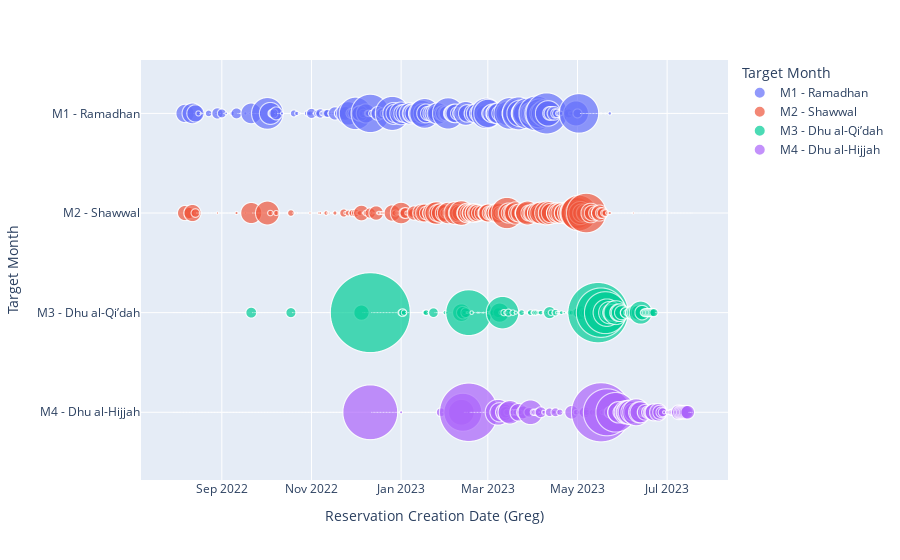

Notebook code cell kept with this figure:
### Markdown cell above
Bubble chart

### Code cell
import plotly.express as px

fig = px.scatter(df2, x="Reservation Creation Date (Greg)", y='Target Month',
	         size="#Rooms", color='Target Month',
                 hover_name='Target Month', log_x=False, size_max=80)
fig.show()

### Figure 1 — Plotly figure (JSON) as saved in the notebook; plotly's stock layout.template omitted (floating-point values rounded to 4 significant figures; data arrays with more than 128 entries replaced by an {"elided": "..."} marker saying what was removed)
{"data": [{"hovertemplate": "<b>%{hovertext}</b><br><br>Target Month=%{y}<br>Reservation Creation Date (Greg)=%{x}<br>#Rooms=%{marker.size}<extra></extra>", "hovertext": {"elided": "354 str values"}, "legendgroup": "M1 - Ramadhan", "marker": {"color": "#636efa", "size": {"elided": "354 int values"}, "sizemode": "area", "sizeref": 3.355, "symbol": "circle"}, "mode": "markers", "name": "M1 - Ramadhan", "showlegend": true, "type": "scattergl", "x": {"elided": "354 str values"}, "xaxis": "x", "y": {"elided": "354 str values"}, "yaxis": "y"}, {"hovertemplate": "<b>%{hovertext}</b><br><br>Target Month=%{y}<br>Reservation Creation Date (Greg)=%{x}<br>#Rooms=%{marker.size}<extra></extra>", "hovertext": {"elided": "354 str values"}, "legendgroup": "M2 - Shawwal", "marker": {"color": "#EF553B", "size": {"elided": "354 int values"}, "sizemode": "area", "sizeref": 3.355, "symbol": "circle"}, "mode": "markers", "name": "M2 - Shawwal", "showlegend": true, "type": "scattergl", "x": {"elided": "354 str values"}, "xaxis": "x", "y": {"elided": "354 str values"}, "yaxis": "y"}, {"hovertemplate": "<b>%{hovertext}</b><br><br>Target Month=%{y}<br>Reservation Creation Date (Greg)=%{x}<br>#Rooms=%{marker.size}<extra></extra>", "hovertext": {"elided": "354 str values"}, "legendgroup": "M3 - Dhu al-Qi’dah", "marker": {"color": "#00cc96", "size": {"elided": "354 int values"}, "sizemode": "area", "sizeref": 3.355, "symbol": "circle"}, "mode": "markers", "name": "M3 - Dhu al-Qi’dah", "showlegend": true, "type": "scattergl", "x": {"elided": "354 str values"}, "xaxis": "x", "y": {"elided": "354 str values"}, "yaxis": "y"}, {"hovertemplate": "<b>%{hovertext}</b><br><br>Target Month=%{y}<br>Reservation Creation Date (Greg)=%{x}<br>#Rooms=%{marker.size}<extra></extra>", "hovertext": {"elided": "354 str values"}, "legendgroup": "M4 - Dhu al-Hijjah", "marker": {"color": "#ab63fa", "size": {"elided": "354 int values"}, "sizemode": "area", "sizeref": 3.355, "symbol": "circle"}, "mode": "markers", "name": "M4 - Dhu al-Hijjah", "showlegend": true, "type": "scattergl", "x": {"elided": "354 str values"}, "xaxis": "x", "y": {"elided": "354 str values"}, "yaxis": "y"}], "layout": {"legend": {"itemsizing": "constant", "title": {"text": "Target Month"}, "tracegroupgap": 0}, "margin": {"t": 60}, "xaxis": {"anchor": "y", "domain": [0, 1], "title": {"text": "Reservation Creation Date (Greg)"}}, "yaxis": {"anchor": "x", "categoryarray": ["M4 - Dhu al-Hijjah", "M3 - Dhu al-Qi’dah", "M2 - Shawwal", "M1 - Ramadhan"], "categoryorder": "array", "domain": [0, 1], "title": {"text": "Target Month"}}}}
